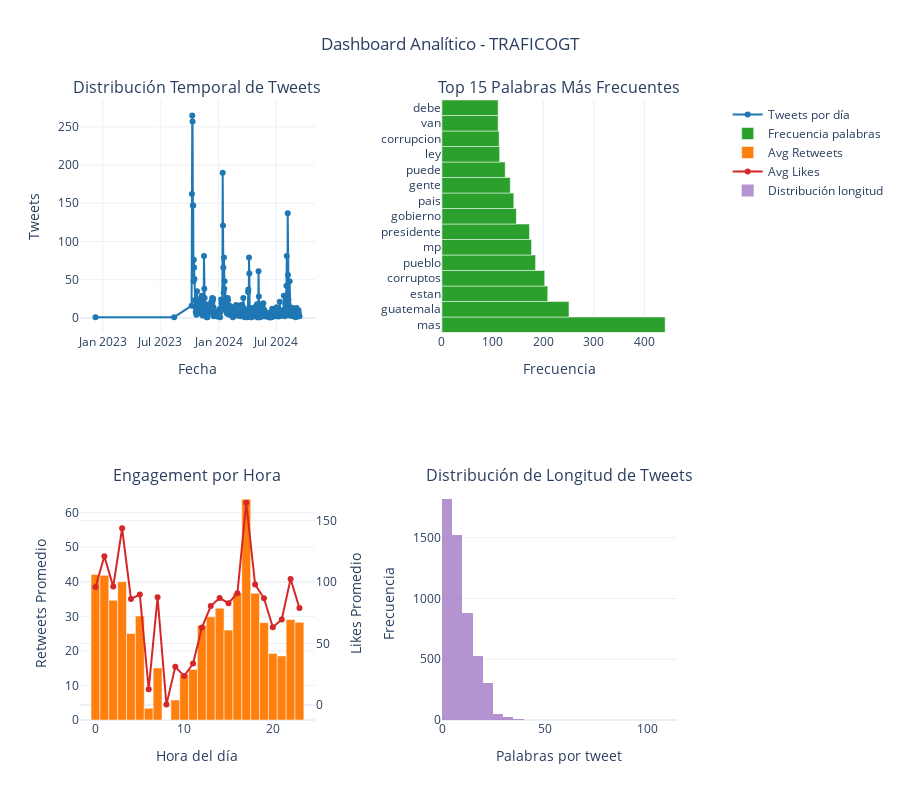

Source (notebook cell):
### Markdown cell above
## 4. Análisis Exploratorio

Exploramos:
- Cantidad de tweets y usuarios únicos.
- Número de menciones, respuestas y retweets.
- Hashtags más frecuentes.
- Visualización con nube de palabras.

Esto permite generar preguntas de investigación iniciales.

### Code cell
# Configurar estilo de matplotlib
plt.style.use('default')
sns.set_palette("viridis")

def comprehensive_exploratory_analysis(df, name):
    """Análisis exploratorio exhaustivo del dataset"""
    print(f"\n{'='*50}")
    print(f"ANÁLISIS EXPLORATORIO DETALLADO - {name.upper()}")
    print(f"{'='*50}")
    
    # 1. ESTADÍSTICAS BÁSICAS
    print("\n📊 ESTADÍSTICAS BÁSICAS:")
    print(f"  • Total de tweets: {len(df):,}")
    
    unique_users = df["user"].apply(lambda x: x["username"]).nunique()
    print(f"  • Usuarios únicos: {unique_users:,}")
    print(f"  • Promedio tweets por usuario: {len(df)/unique_users:.2f}")
    
    # Análisis de metadatos extraídos
    total_mentions = sum(len(mentions) for mentions in df["extracted_mentions"])
    total_hashtags = sum(len(hashtags) for hashtags in df["extracted_hashtags"])
    total_urls = sum(len(urls) for urls in df["extracted_urls"])
    
    print(f"  • Total menciones: {total_mentions:,}")
    print(f"  • Total hashtags: {total_hashtags:,}")
    print(f"  • Total URLs: {total_urls:,}")
    
    # Tweets con interacciones
    tweets_with_mentions = sum(1 for mentions in df["extracted_mentions"] if len(mentions) > 0)
    tweets_with_hashtags = sum(1 for hashtags in df["extracted_hashtags"] if len(hashtags) > 0)
    
    print(f"  • Tweets con menciones: {tweets_with_mentions:,} ({tweets_with_mentions/len(df)*100:.1f}%)")
    print(f"  • Tweets con hashtags: {tweets_with_hashtags:,} ({tweets_with_hashtags/len(df)*100:.1f}%)")
    
    # 2. ANÁLISIS DE ENGAGEMENT
    print(f"\n📈 MÉTRICAS DE ENGAGEMENT:")
    total_retweets = df["retweetCount"].sum()
    total_likes = df["likeCount"].sum()
    avg_retweets = df["retweetCount"].mean()
    avg_likes = df["likeCount"].mean()
    
    print(f"  • Total retweets: {total_retweets:,}")
    print(f"  • Total likes: {total_likes:,}")
    print(f"  • Promedio retweets por tweet: {avg_retweets:.2f}")
    print(f"  • Promedio likes por tweet: {avg_likes:.2f}")
    
    # 3. ANÁLISIS TEMPORAL
    print(f"\n📅 ANÁLISIS TEMPORAL:")
    df['date_parsed'] = pd.to_datetime(df['date'])
    df['date_only'] = df['date_parsed'].dt.date
    df['hour'] = df['date_parsed'].dt.hour
    
    date_range = df['date_parsed'].max() - df['date_parsed'].min()
    print(f"  • Rango de fechas: {date_range.days} días")
    print(f"  • Fecha más antigua: {df['date_parsed'].min().strftime('%Y-%m-%d %H:%M')}")
    print(f"  • Fecha más reciente: {df['date_parsed'].max().strftime('%Y-%m-%d %H:%M')}")
    
    # 4. ANÁLISIS DE PALABRAS
    print(f"\n📝 ANÁLISIS DE CONTENIDO:")
    all_words = " ".join(df["text_clean"]).split()
    word_freq = Counter(all_words)
    unique_words = len(word_freq)
    total_words = sum(word_freq.values())
    
    print(f"  • Palabras únicas: {unique_words:,}")
    print(f"  • Total de palabras: {total_words:,}")
    print(f"  • Promedio palabras por tweet: {total_words/len(df):.2f}")
    
    # Distribución de longitud de tweets
    tweet_lengths = df["text_clean"].str.split().str.len()
    print(f"  • Longitud media tweet (palabras): {tweet_lengths.mean():.2f}")
    print(f"  • Mediana longitud tweet: {tweet_lengths.median():.2f}")
    
    # 5. TOP ANÁLISIS
    print(f"\n🔝 ELEMENTOS MÁS FRECUENTES:")
    
    # Top palabras
    print("  📋 Top 20 palabras más frecuentes:")
    for i, (word, count) in enumerate(word_freq.most_common(20), 1):
        percentage = (count/total_words)*100
        print(f"    {i:2d}. {word:15} → {count:4d} veces ({percentage:.2f}%)")
    
    # Top menciones
    all_mentions = [mention for mentions_list in df["extracted_mentions"] for mention in mentions_list]
    if all_mentions:
        mention_freq = Counter(all_mentions)
        print(f"\n  💬 Top 10 usuarios más mencionados:")
        for i, (mention, count) in enumerate(mention_freq.most_common(10), 1):
            print(f"    {i:2d}. @{mention:15} → {count:3d} menciones")
    
    # Top hashtags
    all_hashtags = [hashtag for hashtags_list in df["extracted_hashtags"] for hashtag in hashtags_list]
    if all_hashtags:
        hashtag_freq = Counter(all_hashtags)
        print(f"\n  #️⃣ Top 10 hashtags más usados:")
        for i, (hashtag, count) in enumerate(hashtag_freq.most_common(10), 1):
            print(f"    {i:2d}. #{hashtag:15} → {count:3d} usos")
    
    # Top usuarios más activos
    user_activity = df["user"].apply(lambda x: x["username"]).value_counts()
    print(f"\n  👤 Top 10 usuarios más activos:")
    for i, (user, count) in enumerate(user_activity.head(10).items(), 1):
        print(f"    {i:2d}. @{user:15} → {count:3d} tweets")
    
    return {
        'word_freq': word_freq,
        'mention_freq': Counter(all_mentions) if all_mentions else Counter(),
        'hashtag_freq': Counter(all_hashtags) if all_hashtags else Counter(),
        'user_activity': user_activity,
        'df_enhanced': df
    }

def create_enhanced_visualizations(df, analysis_results, name):
    """Crear visualizaciones mejoradas"""
    print(f"\n🎨 Generando visualizaciones mejoradas para {name}...")
    
    # Configurar subplots
    fig = make_subplots(
        rows=2, cols=2,
        subplot_titles=('Distribución Temporal de Tweets', 'Top 15 Palabras Más Frecuentes',
                       'Engagement por Hora', 'Distribución de Longitud de Tweets'),
        specs=[[{'secondary_y': False}, {'secondary_y': False}],
               [{'secondary_y': True}, {'secondary_y': False}]]
    )
    
    # 1. Distribución temporal
    daily_counts = df.groupby('date_only').size().reset_index()
    daily_counts.columns = ['date', 'count']
    
    fig.add_trace(
        go.Scatter(x=daily_counts['date'], y=daily_counts['count'],
                  mode='lines+markers', name='Tweets por día',
                  line=dict(color='#1f77b4', width=2)),
        row=1, col=1
    )
    
    # 2. Top palabras
    top_words = analysis_results['word_freq'].most_common(15)
    words, counts = zip(*top_words)
    
    fig.add_trace(
        go.Bar(x=list(counts), y=list(words), orientation='h',
               name='Frecuencia palabras', marker_color='#2ca02c'),
        row=1, col=2
    )
    
    # 3. Engagement por hora
    hourly_stats = df.groupby('hour').agg({
        'retweetCount': 'mean',
        'likeCount': 'mean',
        'id': 'count'
    }).round(2)
    
    fig.add_trace(
        go.Bar(x=hourly_stats.index, y=hourly_stats['retweetCount'],
               name='Avg Retweets', marker_color='#ff7f0e'),
        row=2, col=1
    )
    
    fig.add_trace(
        go.Scatter(x=hourly_stats.index, y=hourly_stats['likeCount'],
                  mode='lines+markers', name='Avg Likes',
                  line=dict(color='#d62728', width=2)),
        row=2, col=1, secondary_y=True
    )
    
    # 4. Distribución de longitud
    tweet_lengths = df["text_clean"].str.split().str.len()
    
    fig.add_trace(
        go.Histogram(x=tweet_lengths, nbinsx=30, name='Distribución longitud',
                    marker_color='#9467bd', opacity=0.7),
        row=2, col=2
    )
    
    # Actualizar layout
    fig.update_layout(
        title_text=f"Dashboard Analítico - {name.upper()}",
        title_x=0.5,
        height=800,
        showlegend=True,
        template='plotly_white'
    )
    
    # Actualizar ejes
    fig.update_yaxes(title_text="Tweets", row=1, col=1)
    fig.update_xaxes(title_text="Fecha", row=1, col=1)
    fig.update_xaxes(title_text="Frecuencia", row=1, col=2)
    fig.update_yaxes(title_text="Retweets Promedio", row=2, col=1)
    fig.update_yaxes(title_text="Likes Promedio", row=2, col=1, secondary_y=True)
    fig.update_xaxes(title_text="Hora del día", row=2, col=1)
    fig.update_xaxes(title_text="Palabras por tweet", row=2, col=2)
    fig.update_yaxes(title_text="Frecuencia", row=2, col=2)
    
    fig.show()
    
    # Crear nube de palabras mejorada
    if len(analysis_results['word_freq']) > 0:
        # Filtrar palabras muy comunes para mejor visualización
        filtered_words = {word: freq for word, freq in analysis_results['word_freq'].items() 
                         if freq > 2 and len(word) > 2}
        
        wc = WordCloud(
            width=1200, 
            height=600, 
            background_color="white",
            max_words=100,
            colormap='plasma',
            relative_scaling=0.5,
            min_font_size=10
        ).generate_from_frequencies(filtered_words)
        
        plt.figure(figsize=(15, 8))
        plt.imshow(wc, interpolation="bilinear")
        plt.axis("off")
        plt.title(f"Nube de Palabras Mejorada - {name.upper()}", 
                 fontsize=16, fontweight='bold', pad=20)
        plt.tight_layout()
        plt.show()
    
    # Gráfico de red de menciones principales (preparación para paso 5)
    if analysis_results['mention_freq']:
        top_mentions = dict(analysis_results['mention_freq'].most_common(20))
        
        plt.figure(figsize=(12, 8))
        mentions = list(top_mentions.keys())
        counts = list(top_mentions.values())
        
        bars = plt.barh(range(len(mentions)), counts, color='skyblue', alpha=0.8)
        plt.yticks(range(len(mentions)), [f'@{m}' for m in mentions])
        plt.xlabel('Número de Menciones', fontsize=12)
        plt.title(f'Top 20 Usuarios Más Mencionados - {name.upper()}', 
                 fontsize=14, fontweight='bold')
        plt.gca().invert_yaxis()
        
        # Añadir valores en las barras
        for i, bar in enumerate(bars):
            width = bar.get_width()
            plt.text(width + 0.5, bar.get_y() + bar.get_height()/2, 
                    f'{int(width)}', ha='left', va='center', fontsize=9)
        
        plt.tight_layout()
        plt.show()

# Ejecutar análisis exploratorio exhaustivo
analysis_results = comprehensive_exploratory_analysis(traficogt_df, "traficogt")

# Generar visualizaciones mejoradas
create_enhanced_visualizations(traficogt_df, analysis_results, "traficogt")

### Figure 1 — Plotly figure (JSON) as saved in the notebook; plotly's stock layout.template omitted (floating-point values rounded to 4 significant figures; data arrays with more than 128 entries replaced by an {"elided": "..."} marker saying what was removed)
{"data": [{"line": {"color": "#1f77b4", "width": 2}, "mode": "lines+markers", "name": "Tweets por día", "type": "scatter", "x": {"elided": "330 str values"}, "xaxis": "x", "y": {"elided": "330 int values"}, "yaxis": "y"}, {"marker": {"color": "#2ca02c"}, "name": "Frecuencia palabras", "orientation": "h", "type": "bar", "x": [441, 251, 209, 203, 185, 177, 173, 147, 142, 135, 125, 114, 113, 111, 111], "xaxis": "x2", "y": ["mas", "guatemala", "estan", "corruptos", "pueblo", "mp", "presidente", "gobierno", "pais", "gente", "puede", "ley", "corrupcion", "van", "debe"], "yaxis": "y2"}, {"marker": {"color": "#ff7f0e"}, "name": "Avg Retweets", "type": "bar", "x": [0, 1, 2, 3, 4, 5, 6, 7, 8, 9, 10, 11, 12, 13, 14, 15, 16, 17, 18, 19, 20, 21, 22, 23], "xaxis": "x3", "y": [42.1, 41.86, 34.64, 40.02, 25.04, 30.1, 3.4, 15.06, 0.0, 5.8, 13.15, 14.63, 27.39, 29.86, 32.34, 26.01, 36.75, 63.91, 36.69, 28.16, 19.24, 18.55, 29.09, 28.26], "yaxis": "y3"}, {"line": {"color": "#d62728", "width": 2}, "mode": "lines+markers", "name": "Avg Likes", "type": "scatter", "x": [0, 1, 2, 3, 4, 5, 6, 7, 8, 9, 10, 11, 12, 13, 14, 15, 16, 17, 18, 19, 20, 21, 22, 23], "xaxis": "x3", "y": [95.96, 120.9, 96.21, 143.6, 86.2, 89.75, 12.82, 87.5, 0.3, 31.0, 23.54, 33.63, 62.96, 80.41, 86.94, 82.77, 90.83, 164.3, 97.95, 86.7, 63.25, 69.58, 102.4, 78.87], "yaxis": "y4"}, {"marker": {"color": "#9467bd"}, "name": "Distribución longitud", "nbinsx": 30, "opacity": 0.7, "type": "histogram", "x": {"elided": "5163 int values"}, "xaxis": "x4", "yaxis": "y5"}], "layout": {"annotations": [{"font": {"size": 16}, "showarrow": false, "text": "Distribución Temporal de Tweets", "x": 0.185, "xanchor": "center", "xref": "paper", "y": 1, "yanchor": "bottom", "yref": "paper"}, {"font": {"size": 16}, "showarrow": false, "text": "Top 15 Palabras Más Frecuentes", "x": 0.755, "xanchor": "center", "xref": "paper", "y": 1, "yanchor": "bottom", "yref": "paper"}, {"font": {"size": 16}, "showarrow": false, "text": "Engagement por Hora", "x": 0.185, "xanchor": "center", "xref": "paper", "y": 0.375, "yanchor": "bottom", "yref": "paper"}, {"font": {"size": 16}, "showarrow": false, "text": "Distribución de Longitud de Tweets", "x": 0.755, "xanchor": "center", "xref": "paper", "y": 0.375, "yanchor": "bottom", "yref": "paper"}], "height": 800, "showlegend": true, "title": {"text": "Dashboard Analítico - TRAFICOGT", "x": 0.5}, "xaxis": {"anchor": "y", "domain": [0, 0.37], "title": {"text": "Fecha"}}, "xaxis2": {"anchor": "y2", "domain": [0.57, 0.94], "title": {"text": "Frecuencia"}}, "xaxis3": {"anchor": "y3", "domain": [0, 0.37], "title": {"text": "Hora del día"}}, "xaxis4": {"anchor": "y5", "domain": [0.57, 0.94], "title": {"text": "Palabras por tweet"}}, "yaxis": {"anchor": "x", "domain": [0.625, 1], "title": {"text": "Tweets"}}, "yaxis2": {"anchor": "x2", "domain": [0.625, 1]}, "yaxis3": {"anchor": "x3", "domain": [0, 0.375], "title": {"text": "Retweets Promedio"}}, "yaxis4": {"anchor": "x3", "overlaying": "y3", "side": "right", "title": {"text": "Likes Promedio"}}, "yaxis5": {"anchor": "x4", "domain": [0, 0.375], "title": {"text": "Frecuencia"}}}}
